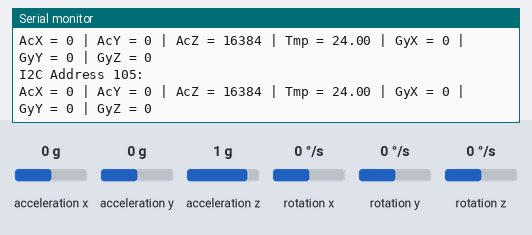
Bench run of a sketch on a simulated Arduino Mega 2560, built with avr-gcc and run on an emulated ATmega2560. Shown: the last lines printed to the serial monitor. Wiring (inferred from the names in the program): MPU-6050 motion sensor at I2C address 0x68; MPU-6050 motion sensor at I2C address 0x69. The inputs (shaded band) are chosen by the test bench; at power-on: acceleration x 0 g, acceleration y 0 g, acceleration z 1 g, rotation x 0 °/s, rotation y 0 °/s, rotation z 0 °/s.

Above: at 1.2 s.
1.3 s: acceleration x set to -1.4 g
At 2.6 s:
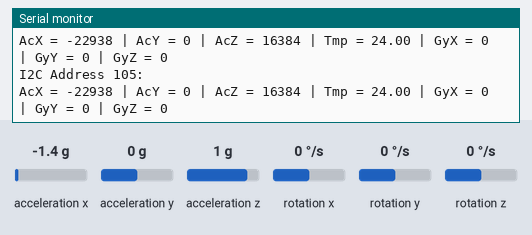
2.8 s: acceleration y set to -1.4 g
At 3.5 s:
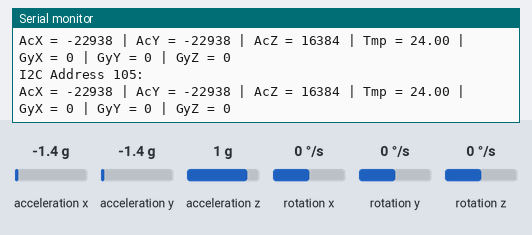
4.3 s: acceleration z set to -1.4 g
At 5.6 s:
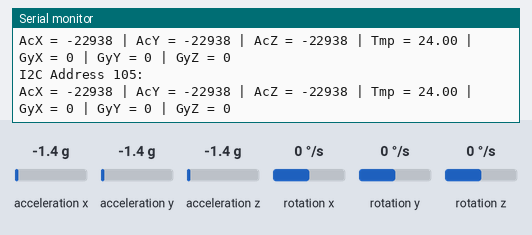
5.8 s: rotation x set to -192 °/s
At 6.6 s:
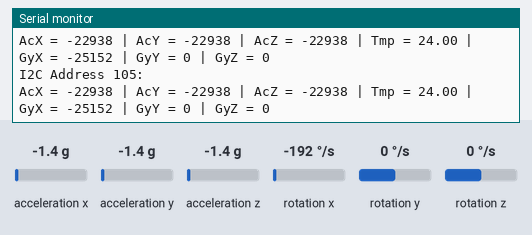
7.3 s: rotation y set to -192 °/s
At 9.1 s:
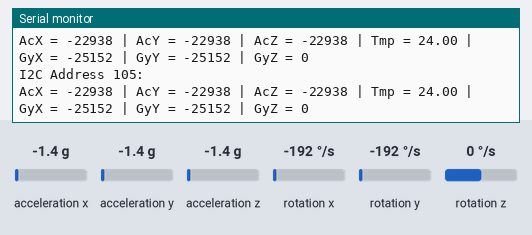

Measured:
- after the input at 1.3 s, the serial monitor: prints a new line after 0.76 s (image 1)
- after the input at 2.8 s, the serial monitor: prints a new line after 0.28 s (image 2)
- after the input at 4.3 s, the serial monitor: prints a new line after 0.84 s (image 3)
- after the input at 5.8 s, the serial monitor: prints a new line after 0.37 s (image 4)
- after the input at 7.3 s, the serial monitor: prints a new line after 0.93 s (image 5)

The sketch:

MPU6050_duo_short_temp.ino
```cpp
// duo MPU-6050 Sketch
// By Arduino User Tianze

#include <Arduino_FreeRTOS.h>
#include<Wire.h>

const int N = 2;
const int MPU_addr[N]={0x68, 0x69};  // I2C address of the first MPU-6050
//const int MPU_addr2=0x69;  // I2C address of the second MPU-6050
int16_t AcX[N],AcY[N],AcZ[N],Tmp[N],GyX[N],GyY[N],GyZ[N];
int i;

void setup(){
  Wire.begin();

  for (i = 0; i < N; i++){
    Wire.beginTransmission(MPU_addr[i]);
    Wire.write(0x6B);  // PWR_MGMT_1 register
    Wire.write(0);     // set to zero (wakes up the MPU-6050)
    Wire.endTransmission(true);
  }

  Serial.begin(57600);
  Serial1.begin(57600);
}
void loop(){
  for (i = 0; i < N; i++){
    Wire.beginTransmission(MPU_addr[i]);
    Wire.write(0x3B);  // starting with register 0x3B (ACCEL_XOUT_H)
    Wire.endTransmission(false);
    Wire.requestFrom(MPU_addr[i],14,true);  // request a total of 14 registers
    AcX[i]=Wire.read()<<8|Wire.read();  // 0x3B (ACCEL_XOUT_H) & 0x3C (ACCEL_XOUT_L)
    AcY[i]=Wire.read()<<8|Wire.read();  // 0x3D (ACCEL_YOUT_H) & 0x3E (ACCEL_YOUT_L)
    AcZ[i]=Wire.read()<<8|Wire.read();  // 0x3F (ACCEL_ZOUT_H) & 0x40 (ACCEL_ZOUT_L)
    Tmp[i]=Wire.read()<<8|Wire.read();  // 0x41 (TEMP_OUT_H) & 0x42 (TEMP_OUT_L)
    GyX[i]=Wire.read()<<8|Wire.read();  // 0x43 (GYRO_XOUT_H) & 0x44 (GYRO_XOUT_L)
    GyY[i]=Wire.read()<<8|Wire.read();  // 0x45 (GYRO_YOUT_H) & 0x46 (GYRO_YOUT_L)
    GyZ[i]=Wire.read()<<8|Wire.read();  // 0x47 (GYRO_ZOUT_H) & 0x48 (GYRO_ZOUT_L)
    Serial.print("I2C Address ");Serial.print(MPU_addr[i]);Serial.print(":\n");
    Serial.print("AcX = "); Serial.print(AcX[i]);
    Serial.print(" | AcY = "); Serial.print(AcY[i]);
    Serial.print(" | AcZ = "); Serial.print(AcZ[i]);
    Serial.print(" | Tmp = "); Serial.print(Tmp[i]/340.00+36.53);  //equation for temperature in degrees C from datasheet
    Serial.print(" | GyX = "); Serial.print(GyX[i]);
    Serial.print(" | GyY = "); Serial.print(GyY[i]);
    Serial.print(" | GyZ = "); Serial.println(GyZ[i]);

    Serial1.write("I2C Address ");Serial1.write(MPU_addr[i]);Serial1.write(":\n");
    Serial1.write("AcX = "); Serial1.write(AcX[i]);
    Serial1.write(" | AcY = "); Serial1.write(AcY[i]);
    Serial1.write(" | AcZ = "); Serial1.write(AcZ[i]);
    Serial1.write(" | Tmp = "); Serial1.write(round(Tmp[i]/340.00+36.53));  //equation for temperature in degrees C from datasheet
    Serial1.write(" | GyX = "); Serial1.write(GyX[i]);
    Serial1.write(" | GyY = "); Serial1.write(GyY[i]);
    Serial1.write(" | GyZ = "); Serial1.write(GyZ[i]);
  }
  Serial.print("\n");
  delay(1000);
}
```
